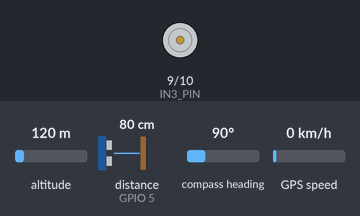
Recording of a sketch running on a simulated ESP32-S3. On the bench: motor-driver pin pairs drawn as motors (green arrow = first pin HIGH = forward, orange = second pin HIGH = backward, longer = more drive). Wiring (inferred from the names in the program): ultrasonic range finder: trigger GPIO 6; echo GPIO 5. The test bench sets the inputs (shaded band); at power-on: distance to the obstacle (sensor on GPIO 5) 80 cm, altitude 120 m, compass heading 90°, GPS speed 0 km/h. The echo pulse lasts 58.3 µs per cm; WiFi joins after 1.5 s; servers stay silent unless stated; the GPS gets a fix after 3 s at 37.7749, -122.4194 with 8 satellites; what the sketch prints to the serial monitor is not drawn.

Above: at 3.7 s.
3.8 s: distance to the obstacle (sensor on GPIO 5) set to 9 cm
5.3 s: distance to the obstacle (sensor on GPIO 5) set to 6 cm
At 7.1 s:
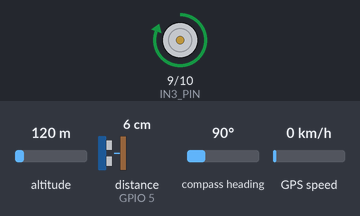
At 22.1 s:
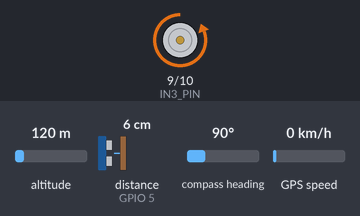
Timing chart, 0 to 22.8 s (numbered marks = the images above; inputs shaded):
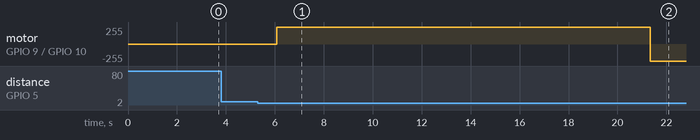

The sketch:

smart_bin.ino
```cpp
#include <Arduino.h>
#include <WiFi.h>
#include <Firebase_ESP_Client.h>
#include <TinyGPSPlus.h>

// Firebase helpers
#include "addons/TokenHelper.h"
#include "addons/RTDBHelper.h"

// ================= WIFI & FIREBASE CONFIG =================
#define WIFI_SSID "Zzz"
#define WIFI_PASSWORD "kembangcomel"

#define API_KEY "xxx"
//replace with API key
#define DATABASE_URL "xxx"
//replace with database url

// ================= PIN DEFINITIONS =================
// Motor control pins
#define IN3_PIN 9
#define IN4_PIN 10

// Ultrasonic sensor pins
#define TRIG_PIN 6
#define ECHO_PIN 5

// Alert LED pin
#define LED_PIN A5   // Red LED

// GPS pins (Maker Feather AIoT S3)
#define GPS_RX_PIN 16
#define GPS_TX_PIN 15
#define GPS_BAUD 9600

// ================= BIN CONFIGURATION =================
const float BIN_HEIGHT_CM = 18.0;

// Logic thresholds
const float TRIGGER_PERCENTAGE = 60.0;   // Start compression
const float SAFETY_PERCENTAGE  = 95.0;   // Overflow safety

// Motor cycle duration
const unsigned long CYCLE_DURATION_MS = 15000;

// ================= ULTRASONIC FILTER SETTINGS =================
#define NUM_SAMPLES 7
#define MIN_VALID_CM 2.0
#define MAX_VALID_CM 50.0

// ================= LED BLINK SETTINGS =================
const unsigned long LED_BLINK_INTERVAL = 500; // ms
unsigned long lastBlinkTime = 0;
bool ledState = false;

// ================= SYSTEM STATES =================
enum SystemState {
  STATE_IDLE,       // Normal
  STATE_EXTENDING,  // Compressing
  STATE_RETRACTING, // Returning
  STATE_JAMMED      // Full / Error
};

SystemState currentState = STATE_IDLE;
unsigned long stateStartTime = 0;

// ================= GLOBAL VARIABLES =================
float currentDistanceCm = 0.0;
float lastValidDistanceCm = BIN_HEIGHT_CM;
float currentFillPercentage = 0.0;

// ================= FIREBASE & GPS OBJECTS =================
FirebaseData fbdo;
FirebaseAuth auth;
FirebaseConfig config;
bool signupOK = false;
unsigned long sendDataPrevMillis = 0;

TinyGPSPlus gps;
HardwareSerial gpsSerial(1);

// ================= FUNCTION PROTOTYPES =================
float readDistanceFiltered();
float calculatePercentage(float distanceCm);
void handleAutomationLogic();
void updateLED();
void extendActuator();
void retractActuator();
void stopMotor();
void printStatus();
String getStateString();
void readGPS();

// ================= SETUP =================
void setup() {
  Serial.begin(115200);
  delay(1000);
  Serial.println("\n=== SMART BIN SYSTEM START ===");

  // Motor pins
  pinMode(IN3_PIN, OUTPUT);
  pinMode(IN4_PIN, OUTPUT);
  stopMotor();

  // Ultrasonic pins
  pinMode(TRIG_PIN, OUTPUT);
  pinMode(ECHO_PIN, INPUT);

  // LED pin
  pinMode(LED_PIN, OUTPUT);
  digitalWrite(LED_PIN, LOW); // LED OFF at startup

  // GPS
  gpsSerial.begin(GPS_BAUD, SERIAL_8N1, GPS_RX_PIN, GPS_TX_PIN);

  // WiFi connection
  WiFi.begin(WIFI_SSID, WIFI_PASSWORD);
  Serial.print("Connecting to WiFi");
  while (WiFi.status() != WL_CONNECTED) {
    Serial.print(".");
    delay(300);
  }
  Serial.println("\nWiFi Connected");

  // Firebase configuration
  config.api_key = API_KEY;
  config.database_url = DATABASE_URL;

  if (Firebase.signUp(&config, &auth, "", "")) {
    signupOK = true;
  }

  config.token_status_callback = tokenStatusCallback;
  Firebase.begin(&config, &auth);
  Firebase.reconnectWiFi(true);

  Serial.println("System Ready");
}

// ================= LOOP =================
void loop() {
  // 1. Read GPS
  readGPS();

  // 2. Read ultrasonic sensor
  float newDistance = readDistanceFiltered();

  // Update fill only when motor is not moving
  if (currentState == STATE_IDLE || currentState == STATE_JAMMED) {
    currentDistanceCm = newDistance;
    currentFillPercentage = calculatePercentage(currentDistanceCm);
  }

  // 3. LED handling
  updateLED();

  // 4. Print status
  static unsigned long lastPrint = 0;
  if (millis() - lastPrint > 500) {
    lastPrint = millis();
    printStatus();
  }

  // 5. Automation logic
  handleAutomationLogic();

  // 6. Firebase update (every 5s)
  if (Firebase.ready() && signupOK && millis() - sendDataPrevMillis > 5000) {
    sendDataPrevMillis = millis();

    Firebase.RTDB.setFloat(&fbdo, "/smartbin/emptySpaceCm", currentDistanceCm);
    Firebase.RTDB.setFloat(&fbdo, "/smartbin/fillPercentage", currentFillPercentage);
    Firebase.RTDB.setString(&fbdo, "/smartbin/state", getStateString());

    Firebase.RTDB.setBool(
      &fbdo,
      "/smartbin/compressionActive",
      (currentState == STATE_EXTENDING || currentState == STATE_RETRACTING)
    );

    if (gps.location.isValid()) {
      Firebase.RTDB.setFloat(&fbdo, "/smartbin/location/lat", gps.location.lat());
      Firebase.RTDB.setFloat(&fbdo, "/smartbin/location/lng", gps.location.lng());
    }
  }
}

// ================= LED LOGIC =================
void updateLED() {
  unsigned long now = millis();

  switch (currentState) {
    case STATE_IDLE:
      digitalWrite(LED_PIN, LOW);
      break;

    case STATE_EXTENDING:
    case STATE_RETRACTING:
      if (now - lastBlinkTime >= LED_BLINK_INTERVAL) {
        lastBlinkTime = now;
        ledState = !ledState;
        digitalWrite(LED_PIN, ledState);
      }
      break;

    case STATE_JAMMED:
      digitalWrite(LED_PIN, HIGH); // SOLID ON
      break;
  }
}

// ================= AUTOMATION LOGIC =================
void handleAutomationLogic() {
  unsigned long now = millis();

  switch (currentState) {
    case STATE_IDLE:
      if (currentFillPercentage >= TRIGGER_PERCENTAGE &&
          currentFillPercentage < SAFETY_PERCENTAGE) {
        currentState = STATE_EXTENDING;
        stateStartTime = now;
        extendActuator();
      }
      else if (currentFillPercentage >= SAFETY_PERCENTAGE) {
        currentState = STATE_JAMMED;
        stopMotor();
      }
      break;

    case STATE_EXTENDING:
      if (now - stateStartTime >= CYCLE_DURATION_MS) {
        currentState = STATE_RETRACTING;
        stateStartTime = now;
        retractActuator();
      }
      break;

    case STATE_RETRACTING:
      if (now - stateStartTime >= CYCLE_DURATION_MS) {
        stopMotor();
        delay(2000);

        float checkFill = calculatePercentage(readDistanceFiltered());
        currentState = (checkFill >= TRIGGER_PERCENTAGE) ? STATE_JAMMED : STATE_IDLE;
      }
      break;

    case STATE_JAMMED:
      stopMotor();
      if (currentFillPercentage < TRIGGER_PERCENTAGE) {
        currentState = STATE_IDLE;
      }
      break;
  }
}

// ================= SENSOR & HELPERS =================
float readDistanceFiltered() {
  float readings[NUM_SAMPLES];
  int count = 0;

  for (int i = 0; i < NUM_SAMPLES; i++) {
    digitalWrite(TRIG_PIN, LOW);
    delayMicroseconds(2);
    digitalWrite(TRIG_PIN, HIGH);
    delayMicroseconds(10);
    digitalWrite(TRIG_PIN, LOW);

    long duration = pulseIn(ECHO_PIN, HIGH, 30000);
    if (duration == 0) continue;

    float distance = duration * 0.0343 / 2;
    if (distance >= MIN_VALID_CM && distance <= MAX_VALID_CM) {
      readings[count++] = distance;
    }
    delay(15);
  }

  if (count == 0) return lastValidDistanceCm;

  for (int i = 0; i < count - 1; i++) {
    for (int j = i + 1; j < count; j++) {
      if (readings[j] < readings[i]) {
        float t = readings[i];
        readings[i] = readings[j];
        readings[j] = t;
      }
    }
  }

  lastValidDistanceCm = readings[count / 2];
  return lastValidDistanceCm;
}

float calculatePercentage(float emptySpaceCm) {
  emptySpaceCm = constrain(emptySpaceCm, 0, BIN_HEIGHT_CM);
  return ((BIN_HEIGHT_CM - emptySpaceCm) / BIN_HEIGHT_CM) * 100.0;
}

void readGPS() {
  while (gpsSerial.available()) {
    gps.encode(gpsSerial.read());
  }
}

void printStatus() {
  Serial.print("State: ");
  Serial.print(getStateString());
  Serial.print(" | Fill: ");
  Serial.print(currentFillPercentage, 1);
  Serial.println("%");
}

String getStateString() {
  switch (currentState) {
    case STATE_IDLE: return "IDLE";
    case STATE_EXTENDING: return "EXTENDING";
    case STATE_RETRACTING: return "RETRACTING";
    case STATE_JAMMED: return "JAMMED";
    default: return "UNKNOWN";
  }
}

// ================= MOTOR CONTROL =================
void extendActuator() {
  digitalWrite(IN3_PIN, HIGH);
  digitalWrite(IN4_PIN, LOW);
}

void retractActuator() {
  digitalWrite(IN3_PIN, LOW);
  digitalWrite(IN4_PIN, HIGH);
}

void stopMotor() {
  digitalWrite(IN3_PIN, LOW);
  digitalWrite(IN4_PIN, LOW);
}
```

Measured:
- the behaviour switches between 8 and 7 cm on distance to the obstacle (sensor on GPIO 5) (found by bisection; images 0 and 1)
- after the input at 3.8 s, every drawn part: stays the same
- after the input at 5.3 s, motor on GPIO 9 (IN3_PIN) / GPIO 10 (IN4_PIN): stopped → forward 255/255 after 0.78 s, → backward 255/255 15.3 s later
